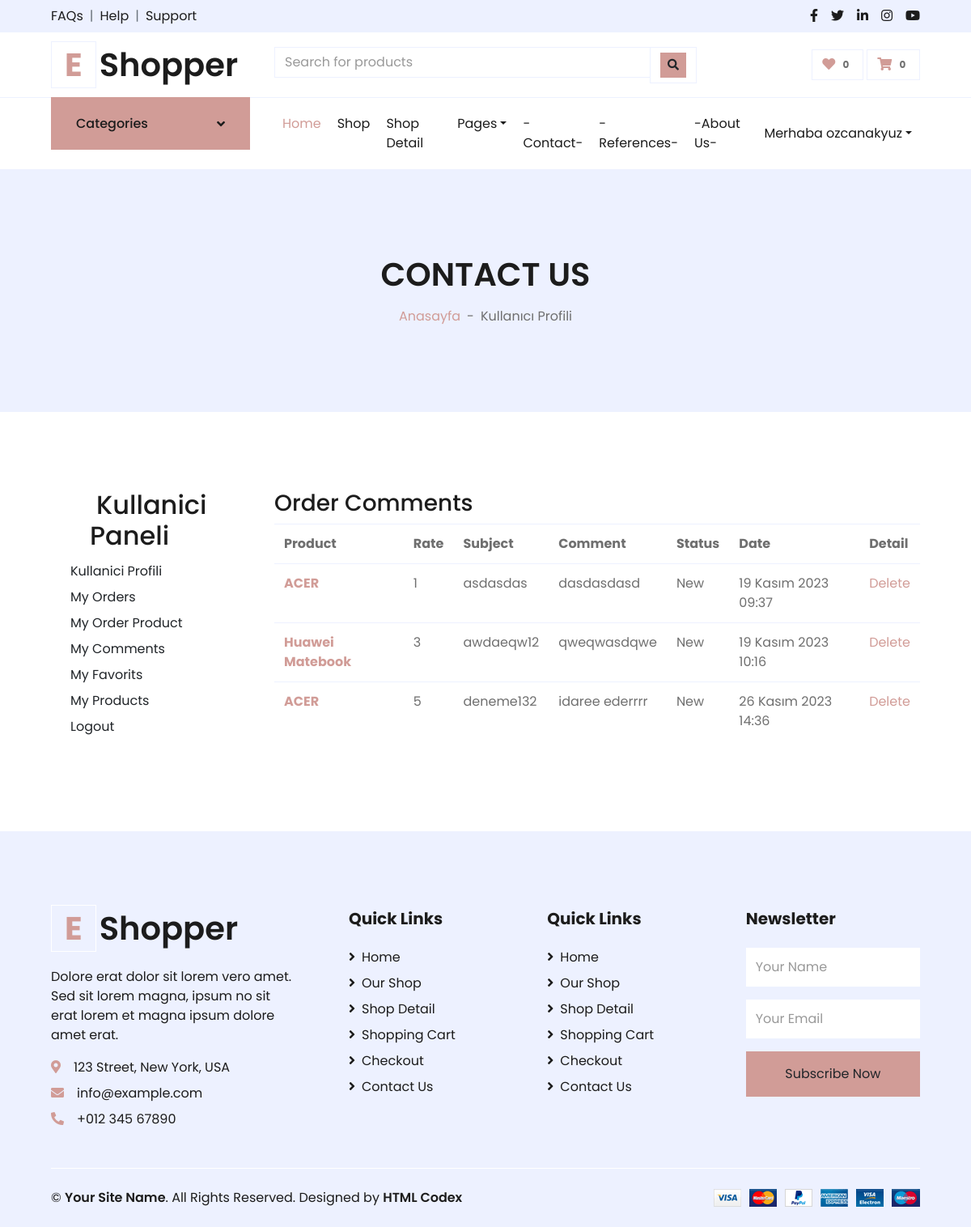
/user/comments/ (signed in), run on the app's committed database.
### product/models.py (models this page shows, shortened)
class Comment(models.Model):
    STATUS = (
        ('New', 'New'),
        ('True', 'True'),
        ('False', 'False'),
    )
    product=models.ForeignKey(Product,on_delete=models.CASCADE)
    user = models.ForeignKey(User, on_delete=models.CASCADE)
    subject = models.CharField(max_length=50, blank=True)
    comment = models.CharField(max_length=250,blank=True)
    rate = models.IntegerField(default=1)
    ip = models.CharField(max_length=20, blank=True)
    status=models.CharField(max_length=10,choices=STATUS, default='New')
    create_at=models.DateTimeField(auto_now_add=True)
    update_at=models.DateTimeField(auto_now=True)

class Product(models.Model):
    STATUS = (('True', 'Evet'),
            ('False', 'Hayir'), )
    category = models.ForeignKey(Category, on_delete=models.CASCADE) #many to one relation with Category
    title = models.CharField(max_length=150)
    keywords = models.CharField(max_length=255)
    description = models.TextField(max_length=255)
    image = models.ImageField(blank=True, upload_to='images/')
    price= models.FloatField()
    amount = models.IntegerField(default=0)
    detail = models.TextField()
    status = models.CharField(max_length=10,choices=STATUS)
    slug = models.SlugField()
    create_at = models.DateTimeField(auto_now_add=True)
    update_at = models.DateTimeField(auto_now=True)
    def category_tag(self):
        return self.category
    category_tag.short_description = "Kategori"
    def image_tag(self):
        return mark_safe('<img src="{}" height="50"/>'.format(self.image.url))
    image_tag.short_description = 'Image'

### user/views.py (the view)
# urls.py: path('comments/', views.user_comments, name='user_comments'),
@login_required(login_url='/login')
def user_comments(request):
    current_user = request.user
    comments = Comment.objects.filter(user_id = current_user.id)
    context = {'comments': comments}
    return render(request, 'user_comments.html', context)

### home/context_processor.py (called while the page is built)
def category(request):
    return {'category': Category.objects.all()}

def setting(request):
    return {'setting': Setting.objects.all()}

### user/templates/user_comments.html (shortened to what this page needs)
{% extends 'homebase.html' %}
{% block sidebar %} {% include 'sidebar.html' %}  {% endblock %}
{% block body %}
    <div class="container-fluid bg-secondary mb-5">
        <div class="d-flex flex-column align-items-center justify-content-center" style="min-height: 300px">
            <h1 class="font-weight-semi-bold text-uppercase mb-3">Contact Us</h1>
            <div class="d-inline-flex">
                <p class="m-0"><a href="/">Anasayfa</a></p>
                <p class="m-0 px-2">-</p>
                <p class="m-0">Kullanıcı Profili</p>
            </div>
        </div>
    </div>
    <div class="container-fluid pt-5">
        <div class="row px-xl-5">
            {% include 'user_panel.html' %}
                       <div class="col-lg-9 table-responsive mb-5">
<div class="order-summary clearfix">
                        <div>
                            <h3 class="title">Order Comments</h3>
                        </div>
                       <table class="shopping-cart-table table">
                        <tr>
                            <th class="text-left">Product </th>
                            <th class="text-left">Rate </th>
                            <th class="text-left">Subject </th>
                            <th class="text-left">Comment </th>
                            <th class="text-left">Status </th>
                            <th class="text-left">Date </th>
                            <th class="text-left">Detail </th>
                        </tr>
                        {% for rs in comments %}
                            <tr>
                                <td class="text-left">
                                    <a href="/product_detail/{{ rs.product_id }}/{{ rs.product.slug }}">
                                        <strong> {{ rs.product.title}}</strong>
                                    </a>
                                </td>
                                <td class="text-left">{{ rs.rate}} </td>
                                <td class="text-left">{{ rs.subject}} </td>
                                <td class="text-left">{{ rs.comment}} </td>
                                <td class="text-left">{{ rs.status}} </td>
                                <td class="text-left">{{ rs.create_at}} </td>
                                <td class="text-left">
                                    <a class="primary-btn" href="/user/deletecomment/{{ rs.id }}" onclick="return confirm('Will be Delete ! Are you sure?')"> Delete </a>
                                </td>
                            </tr>
                        {% endfor %}
                    </table>
                    </div>
            </div>
        </div>
    </div>
 {% endblock %}

### home/templates/homebase.html (shortened to what this page needs)
{%  load static %}
<!DOCTYPE html>
<html lang="en">
<head>
    <link href="https://cdnjs.cloudflare.com/ajax/libs/font-awesome/5.10.0/css/all.min.css" rel="stylesheet">
    <link href="{% static 'lib/owlcarousel/assets/owl.carousel.min.css'%}" rel="stylesheet">
    <link href="{% static 'css/style.css'%}" rel="stylesheet">
</head>
<body>
{% include 'header.html' %}
{% block sidebar %} {% endblock %}
{% block body %} {% endblock %}
{% include 'footer.html' %}
</body>
</html>

### home/templates/header.html (shortened to what this page needs)
{%  load static %}
    <div class="container-fluid">
        <div class="row bg-secondary py-2 px-xl-5">
            <div class="col-lg-6 d-none d-lg-block">
                <div class="d-inline-flex align-items-center">
                    <a class="text-dark" href="">FAQs</a>
                    <span class="text-muted px-2">|</span>
                    <a class="text-dark" href="">Help</a>
                    <span class="text-muted px-2">|</span>
                    <a class="text-dark" href="">Support</a>
                </div>
            </div>
            <div class="col-lg-6 text-center text-lg-right">
                <div class="d-inline-flex align-items-center">
                    <a class="text-dark px-2" href="">
                        <i class="fab fa-facebook-f"></i>
                    </a>
                    <a class="text-dark px-2" href="">
                        <i class="fab fa-twitter"></i>
                    </a>
                    <a class="text-dark px-2" href="">
                        <i class="fab fa-linkedin-in"></i>
                    </a>
                    <a class="text-dark px-2" href="">
                        <i class="fab fa-instagram"></i>
                    </a>
                    <a class="text-dark pl-2" href="">
                        <i class="fab fa-youtube"></i>
                    </a>
                </div>
            </div>
        </div>
        <div class="row align-items-center py-3 px-xl-5">
            <div class="col-lg-3 d-none d-lg-block">
                <a href="/home" class="text-decoration-none">
                    <h1 class="m-0 display-5 font-weight-semi-bold"><span class="text-primary font-weight-bold border px-3 mr-1">E</span>Shopper</h1>
                </a>
            </div>
            <div class="col-lg-6 col-6 text-left">
                <form action="{% url 'search' %}" method="post">
                    <div class="input-group">
                        <input type="text" class="form-control" name="query" placeholder="Search for products">
                        <div class="input-group-append">
                            <span class="input-group-text bg-transparent text-primary">
                                <button class="btn btn-sm btn-primary btn-search" >
                                <i class="fa fa-search"></i>
                                </button>
                            </span>
                        </div>
                    </div>
                </form>
            </div>
            <div class="col-lg-3 col-6 text-right">
                <a href="" class="btn border">
                    <i class="fas fa-heart text-primary"></i>
                    <span class="badge">0</span>
                </a>
                <a href="/order/shopcart" class="btn border">
                    <i class="fas fa-shopping-cart text-primary"></i>
                    <span class="badge">
                        {% if request.session.cart_items > 0 %}
                            {{ request.session.cart_items }}
                        {% else %}
                            0
                        {% endif %}
                    </span>
                </a>
            </div>
        </div>
    </div>

### home/templates/sidebar.html (shortened to what this page needs)
{% load static %}
    {% if page == 'home' %}
    <div class="container-fluid mb-5">
        {% else %}
    <div class="container-fluid">
    {% endif %}
        <div class="row border-top px-xl-5">
            <div class="col-lg-3 d-none d-lg-block">
                <a class="btn shadow-none d-flex align-items-center justify-content-between bg-primary text-white w-100" data-toggle="collapse" href="#navbar-vertical" style="height: 65px; margin-top: -1px; padding: 0 30px;">
                    <h6 class="m-0">Categories</h6>
                    <i class="fa fa-angle-down text-dark"></i>
                </a>
                        {% load mptt_tags %}
            </div>
            <div class="col-lg-9">
                <nav class="navbar navbar-expand-lg bg-light navbar-light py-3 py-lg-0 px-0">
                    <div class="collapse navbar-collapse justify-content-between" id="navbarCollapse">
                        <div class="navbar-nav mr-auto py-0">
                            <a href="/home" class="nav-item nav-link active">Home</a>
                            <a href="/shop" class="nav-item nav-link">Shop</a>
                            <a href="/detail" class="nav-item nav-link">Shop Detail</a>
                            <div class="nav-item dropdown">
                                <a href="#" class="nav-link dropdown-toggle" data-toggle="dropdown">Pages</a>
                            </div>
                            <a href="/iletisim" class="nav-item nav-link">-Contact-</a>
                            <a href="/referanslar" class="nav-item nav-link">-References-</a>
                            <a href="/hakkimizda" class="nav-item nav-link">-About Us-</a>
                        </div>
                        <div class="navbar-nav ml-auto py-0">
                            {%  if user.id is not None %}
                            <div class="nav-item dropdown">
                                <a href="#" class="nav-link dropdown-toggle" data-toggle="dropdown"> Merhaba {{ user.username }}</a>
                            </div>
                                {% else %}
                                <a href="/login" class="nav-item nav-link">Login</a>
                                <a href="/signup" class="nav-item nav-link">Signup</a>
                            {% endif %}
                        </div>
                    </div>
                </nav>
            </div>
        </div>
    </div>

### user/templates/user_panel.html
<div class="col-lg-3 mb-5">
    <h2 class="px-5"><span class="px-2">Kullanici Paneli</span></h2>
         <a href="/user"  class="dropdown-item">Kullanici Profili</a>
         <a href="/user/orders"  class="dropdown-item">My Orders</a>
         <a href="/user/orders_product"  class="dropdown-item">My Order Product</a>
         <a href="/user/comments"  class="dropdown-item">My Comments</a>
         <a href="/user/favorits"  class="dropdown-item">My Favorits</a>
         <a href="/user/products"  class="dropdown-item">My Products</a>
         <a href="/logout"  class="dropdown-item">Logout</a>
</div>

### home/templates/footer.html (shortened to what this page needs)
{%  load static %}
    <div class="container-fluid bg-secondary text-dark mt-5 pt-5">
        <div class="row px-xl-5 pt-5">
            <div class="col-lg-4 col-md-12 mb-5 pr-3 pr-xl-5">
                <a href="" class="text-decoration-none">
                    <h1 class="mb-4 display-5 font-weight-semi-bold"><span class="text-primary font-weight-bold border border-white px-3 mr-1">E</span>Shopper</h1>
                </a>
                <p>Dolore erat dolor sit lorem vero amet. Sed sit lorem magna, ipsum no sit erat lorem et magna ipsum dolore amet erat.</p>
                <p class="mb-2"><i class="fa fa-map-marker-alt text-primary mr-3"></i>123 Street, New York, USA</p>
                <p class="mb-2"><i class="fa fa-envelope text-primary mr-3"></i>info@example.com</p>
                <p class="mb-0"><i class="fa fa-phone-alt text-primary mr-3"></i>+012 345 67890</p>
            </div>
            <div class="col-lg-8 col-md-12">
                <div class="row">
                    <div class="col-md-4 mb-5">
                        <h5 class="font-weight-bold text-dark mb-4">Quick Links</h5>
                        <div class="d-flex flex-column justify-content-start">
                            <a class="text-dark mb-2" href="index.html"><i class="fa fa-angle-right mr-2"></i>Home</a>
                            <a class="text-dark mb-2" href="shop.html"><i class="fa fa-angle-right mr-2"></i>Our Shop</a>
                            <a class="text-dark mb-2" href="detail.html"><i class="fa fa-angle-right mr-2"></i>Shop Detail</a>
                            <a class="text-dark mb-2" href="cart.html"><i class="fa fa-angle-right mr-2"></i>Shopping Cart</a>
                            <a class="text-dark mb-2" href="checkout.html"><i class="fa fa-angle-right mr-2"></i>Checkout</a>
                            <a class="text-dark" href="contact.html"><i class="fa fa-angle-right mr-2"></i>Contact Us</a>
                        </div>
                    </div>
                    <div class="col-md-4 mb-5">
                        <h5 class="font-weight-bold text-dark mb-4">Quick Links</h5>
                        <div class="d-flex flex-column justify-content-start">
                            <a class="text-dark mb-2" href="index.html"><i class="fa fa-angle-right mr-2"></i>Home</a>
                            <a class="text-dark mb-2" href="shop.html"><i class="fa fa-angle-right mr-2"></i>Our Shop</a>
                            <a class="text-dark mb-2" href="detail.html"><i class="fa fa-angle-right mr-2"></i>Shop Detail</a>
                            <a class="text-dark mb-2" href="cart.html"><i class="fa fa-angle-right mr-2"></i>Shopping Cart</a>
                            <a class="text-dark mb-2" href="checkout.html"><i class="fa fa-angle-right mr-2"></i>Checkout</a>
                            <a class="text-dark" href="contact.html"><i class="fa fa-angle-right mr-2"></i>Contact Us</a>
                        </div>
                    </div>
                    <div class="col-md-4 mb-5">
                        <h5 class="font-weight-bold text-dark mb-4">Newsletter</h5>
                        <form action="">
                            <div class="form-group">
                                <input type="text" class="form-control border-0 py-4" placeholder="Your Name" required="required" />
                            </div>
                            <div class="form-group">
                                <input type="email" class="form-control border-0 py-4" placeholder="Your Email"
                                    required="required" />
                            </div>
                            <div>
                                <button class="btn btn-primary btn-block border-0 py-3" type="submit">Subscribe Now</button>
                            </div>
                        </form>
                    </div>
                </div>
            </div>
        </div>
        <div class="row border-top border-light mx-xl-5 py-4">
            <div class="col-md-6 px-xl-0">
                <p class="mb-md-0 text-center text-md-left text-dark">
                    &copy; <a class="text-dark font-weight-semi-bold" href="#">Your Site Name</a>. All Rights Reserved. Designed
                    by
                    <a class="text-dark font-weight-semi-bold" href="https://htmlcodex.com">HTML Codex</a>
                </p>
            </div>
            <div class="col-md-6 px-xl-0 text-center text-md-right">
                <img class="img-fluid" src="{% static 'img/payments.png' %}" alt="">
            </div>
        </div>
    </div>

### data on the page
Comment: product "ACER", rate "1", subject "asdasdas", comment "dasdasdasd", status "New", create_at "19 Kasım 2023 09:37"
Comment: product "Huawei Matebook", rate "3", subject "awdaeqw12", comment "qweqwasdqwe", status "New", create_at "19 Kasım 2023 10:16"
Comment: product "ACER", rate "5", subject "deneme132", comment "idaree ederrrr", status "New", create_at "26 Kasım 2023 14:36"

### other printed values
{{ user.username }} "ozcanakyuz"
